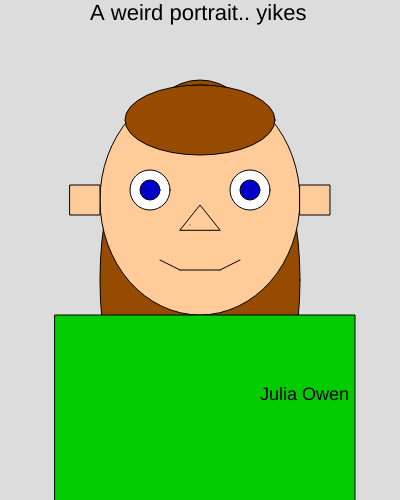
Frame 1 (no input)
Frame 60 (no input): identical to frame 1, image omitted
Frame 120 (the mouse pressed at the canvas centre since frame 60): identical to frame 1, image omitted

The p5.js sketch that drew this single still picture (run headless with seeded random() and noise() and a simulated clock; from frame 60 on, the mouse is pressed at the canvas centre):

// p5.js sketch
// ── sketch.js
function setup() {
  createCanvas(400, 500);
}

function draw() {
  background(220);
  textSize(22);
  fill(0, 0, 0);
  text("A weird portrait.. yikes", 90, 20);
  
  
  
  //hair
  fill(150,75,0);
  ellipse(200,280,200,400);
  
  
  //head
  fill(255, 204, 153);
  ellipse(200,200,200,230);
  
  //hair
  fill(150,75,0);
  ellipse(200,120,150,70);
  
  //body
  fill(0,204,0);
  square(55, 315, 300);
  
  textSize(18);
  fill(0, 0, 0);
  text("Julia Owen", 260, 400);
  
  //mouth
  line(180,270,220,270)
  line(160, 260, 180, 270)
  line(240, 260, 220, 270)
  
  //ears
  fill(255, 204, 153);
  square(70,185,30);
  square(300,185,30);
  
  //nose
  fill(255, 204, 153);
  triangle(180, 230, 200, 205, 220, 230);
  point(190, 225);
  
  //right eye
  fill(255, 255, 255)
  circle(250, 190, 40); 
  fill(0, 0, 200)
  circle(250, 190, 20);
  
  //left eye
  fill (255, 255, 255)
  circle(150, 190, 40);
  fill(0,0,200)
  circle(150, 190, 20);
}
